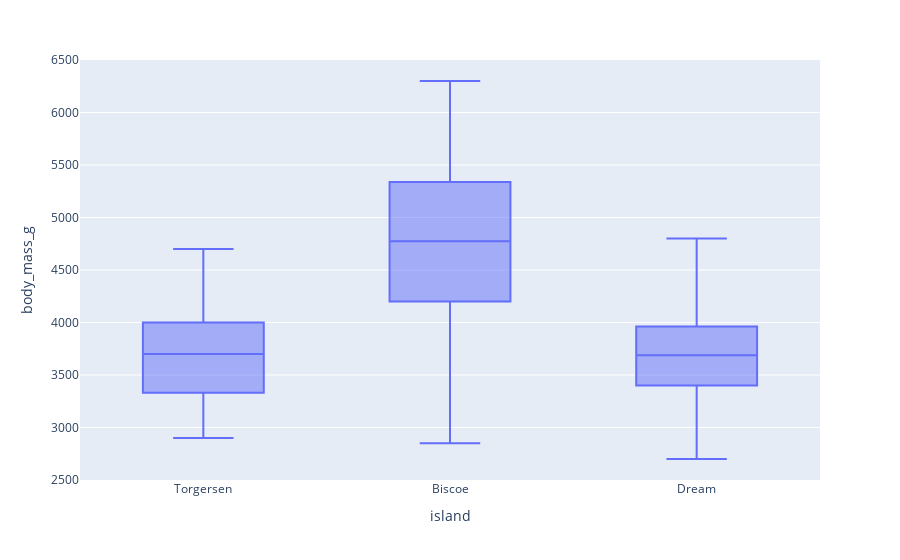

Write notebook code for a chart like this one.
### Code cell
px.box(penguins,x='island',y='body_mass_g')

### Figure 1 — Plotly figure (JSON) as saved in the notebook; plotly's stock layout.template omitted (floating-point values rounded to 4 significant figures; data arrays with more than 128 entries replaced by an {"elided": "..."} marker saying what was removed)
{"data": [{"alignmentgroup": "True", "hovertemplate": "island=%{x}<br>body_mass_g=%{y}<extra></extra>", "legendgroup": "", "marker": {"color": "#636efa"}, "name": "", "notched": false, "offsetgroup": "", "orientation": "v", "showlegend": false, "type": "box", "x": {"elided": "344 str values"}, "x0": " ", "xaxis": "x", "y": {"elided": "344 int values"}, "y0": " ", "yaxis": "y"}], "layout": {"boxmode": "group", "legend": {"tracegroupgap": 0}, "margin": {"t": 60}, "xaxis": {"anchor": "y", "domain": [0, 1], "title": {"text": "island"}}, "yaxis": {"anchor": "x", "domain": [0, 1], "title": {"text": "body_mass_g"}}}}
